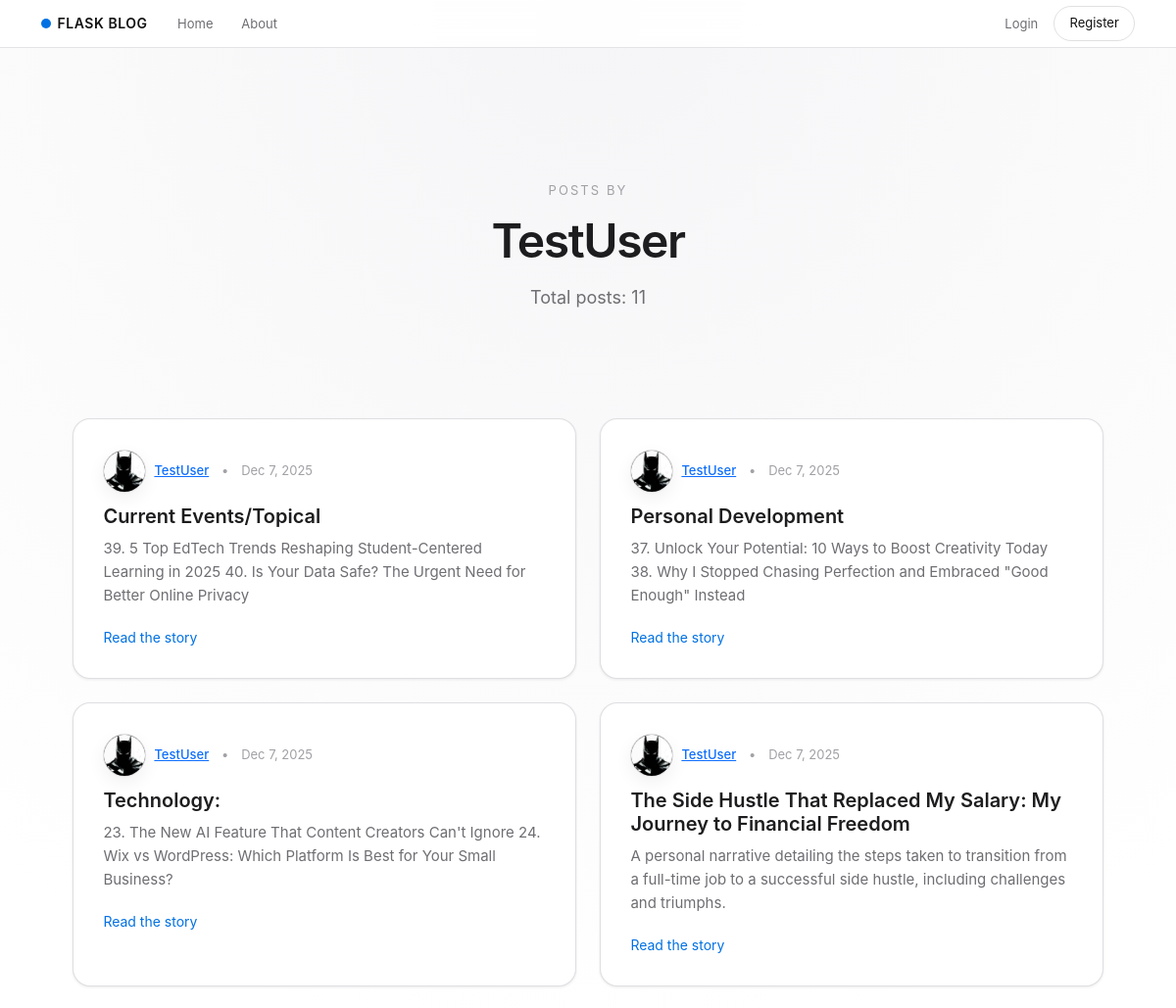
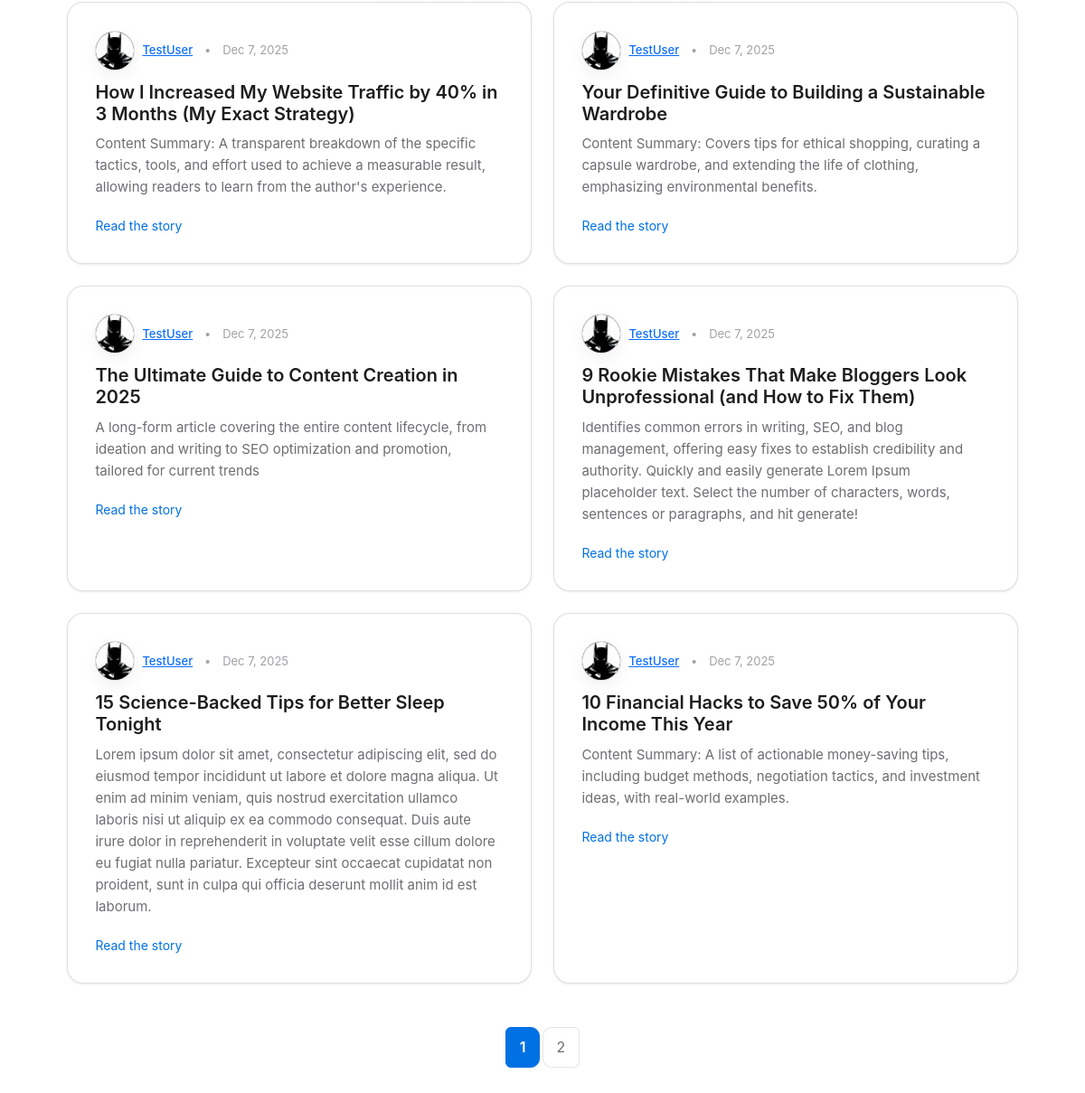
Page /user/TestUser on the committed database (2 pictures, top to bottom).
### flaskblog/models.py (models this page shows, shortened)
class User(db.Model, UserMixin):
    id = db.Column(db.Integer, primary_key = True)
    username = db.Column(db.String(20), unique=True, nullable=False)
    email = db.Column(db.String(120), unique=True, nullable=False)
    image_file = db.Column(db.String(20), nullable=False, default='default.jpg')
    password = db.Column(db.String(60), nullable=False)
    posts = db.relationship('Post', backref='author', lazy=True)

class Post(db.Model):
    id = db.Column(db.Integer, primary_key = True)
    title = db.Column(db.String(100), nullable=False)
    date_posted = db.Column(db.DateTime(timezone=True), nullable=False, default=lambda: datetime.now(timezone.utc))
    content = db.Column(db.Text, nullable=False)
    user_id = db.Column(db.Integer, db.ForeignKey('user.id'), nullable=False)

### flaskblog/users/routes.py (the view)
@users.route("/user/<string:username>")
def user_posts(username):
    user = User.query.filter_by(username=username).first_or_404()
    page = request.args.get('page', 1, type=int)
    posts = Post.query.filter_by(author=user).order_by(Post.date_posted.desc()).paginate(page=page, per_page=10)
    return render_template('user_posts.html', posts=posts, user=user)

### flaskblog/templates/user_posts.html
{% extends "layout.html" %} {% block content %}
<section class="hero text-center">
  <p class="hero-eyebrow">Posts by</p>
  <h1 class="hero-title">{{ user.username }}</h1>
  <p class="hero-subtitle">Total posts: {{ posts.total }}</p>
</section>
<section class="stories-section">
  <div class="row g-4">
    {% for post in posts.items %}
    <div class="col-md-6">
      <article class="story-tile">
        <div class="story-meta">
          <img
            class="story-avatar"
            src="{{ url_for('static', filename='profile_pics/' ~ post.author.image_file) }}"
            alt="{{ post.author.username }} avatar"
          />
          <a
            class="story-author"
            href="{{ url_for('users.user_posts', username=post.author.username) }}"
          >
            {{ post.author.username }}
          </a>
          <span class="story-dot">•</span>
          <span class="story-date">
            {{ post.date_posted.strftime('%b %-d, %Y') }}
          </span>
        </div>
        <h3 class="story-title">{{ post.title }}</h3>
        <p class="story-excerpt">{{ post.content }}</p>
        <a
          href="{{ url_for('posts.post', post_id=post.id) }}"
          class="story-link"
        >
          Read the story
        </a>
      </article>
    </div>
    {% endfor %}
  </div>
  {% if posts.pages > 1 %}
  <div class="pagination-wrapper text-center mt-5">
    <nav>
      <ul class="pagination justify-content-center">
        {% for page_num in posts.iter_pages(left_edge=1, right_edge=1,
        left_current=1, right_current=2) %} {% if page_num %} {% if posts.page
        == page_num %}
        <li class="page-item active">
          <a
            class="page-link"
            href="{{ url_for('users.user_posts', username=user.username, page=page_num) }}"
          >
            {{ page_num }}
          </a>
        </li>
        {% else %}
        <li class="page-item">
          <a
            class="page-link"
            href="{{ url_for('users.user_posts', username=user.username, page=page_num) }}"
          >
            {{ page_num }}
          </a>
        </li>
        {% endif %} {% else %}
        <li class="page-item disabled"><span class="page-link">…</span></li>
        {% endif %} {% endfor %}
      </ul>
    </nav>
  </div>
  {% endif %}
</section>
{% endblock %}

### flaskblog/static/main.css (style rules this page uses)
:root { --primary-color: #111111; --primary-muted: #1d1d1f; --accent-color: #0071e3; --accent-soft: #e8f0ff; --text-primary: #111111; --text-secondary: #6e6e73; --text-tertiary: #a1a1a6; --bg-primary: #ffffff; --bg-secondary: #fbfbfd; --bg-elevated: #ffffff; --border-color: #d2d2d7; --radius-soft: 18px; --shadow-soft: 0 18px 40px rgba(0, 0, 0, 0.08); --shadow-subtle: 0 1px 3px rgba(0, 0, 0, 0.08); }
* { margin: 0; padding: 0; box-sizing: border-box; }
body { font-family: -apple-system, BlinkMacSystemFont, "SF Pro Text", system-ui, "Segoe UI", Roboto, "Helvetica Neue", Arial, sans-serif; background: radial-gradient(circle at top, #f5f5f7 0, #ffffff 45%); color: var(--text-primary); line-height: 1.6; -webkit-font-smoothing: antialiased; -moz-osx-font-smoothing: grayscale; }
h1, h2, h3, h4, h5, h6 { color: var(--text-primary); font-weight: 600; line-height: 1.2; margin-bottom: 1rem; }
.hero, .about-hero { max-width: 800px; margin: 0 auto 4rem auto; padding: 3.5rem 1.5rem 1rem; }
.hero-eyebrow { font-size: 13px; letter-spacing: 0.16em; text-transform: uppercase; color: var(--text-tertiary); margin-bottom: 0.75rem; }
.hero-title { font-size: 48px; font-weight: 600; letter-spacing: -0.03em; margin-bottom: 1rem; color: var(--primary-muted); }
.hero-subtitle { font-size: 18px; color: var(--text-secondary); max-width: 36rem; margin: 0 auto 1.75rem auto; }
.stories-section { max-width: 1100px; margin: 0 auto; padding: 0 1.5rem; }
.story-tile { background: var(--bg-elevated); border-radius: var(--radius-soft); padding: 1.9rem 1.9rem 1.8rem; border: 1px solid rgba(210, 210, 215, 0.7); box-shadow: var(--shadow-subtle); transition: transform 0.3s ease, box-shadow 0.3s ease, border-color 0.3s ease; height: 100%; }
.story-meta { font-size: 13px; color: var(--text-tertiary); margin-bottom: 0.75rem; display: flex; align-items: center; gap: 0.5rem; }
.story-author { font-weight: 500; }
.story-dot { margin: 0 0.3rem; }
.story-title { font-size: 20px; font-weight: 600; margin-bottom: 0.6rem; color: var(--primary-muted); }
.story-excerpt { font-size: 15px; color: var(--text-secondary); margin-bottom: 1.1rem; }
.story-link { font-size: 14px; color: var(--accent-color); text-decoration: none; }
.story-avatar { width: 44px; height: 44px; border-radius: 50%; object-fit: cover; border: 1px solid rgba(210, 210, 215, 0.8); box-shadow: 0 6px 18px rgba(15, 23, 42, 0.06); }
.pagination .page-link { border-radius: 10px; margin: 0 4px; padding: 0.55rem 0.9rem; color: var(--text-secondary); border: 1px solid rgba(210, 210, 215, 0.6); background: var(--bg-elevated); transition: all 0.2s ease; }
.pagination .active .page-link { color: #fff !important; background: var(--accent-color) !important; border-color: var(--accent-color) !important; font-weight: 600; }

### rows in the picture
User: username "TestUser"
Post: image_file (picture), author.username "TestUser", date_posted "Dec 7, 2025", title "Current Events/Topical", content "39. 5 Top EdTech Trends Reshaping Student-Centered Learning in 2025 40. Is Your Data Safe? The Urgent Need for Better Online Privacy"
Post: image_file (picture), author.username "TestUser", date_posted "Dec 7, 2025", title "Personal Development", content "37. Unlock Your Potential: 10 Ways to Boost Creativity Today 38. Why I Stopped Chasing Perfection and Embraced \"Good Enough\" Instead"
Post: image_file (picture), author.username "TestUser", date_posted "Dec 7, 2025", title "Technology:", content "23. The New AI Feature That Content Creators Can't Ignore 24. Wix vs WordPress: Which Platform Is Best for Your Small Business?"
Post: image_file (picture), author.username "TestUser", date_posted "Dec 7, 2025", title "The Side Hustle That Replaced My Salary: My Journey to Financial Freedom", content "A personal narrative detailing the steps taken to transition from a full-time job to a successful side hustle, including challenges and triumphs."
Post: image_file (picture), author.username "TestUser", date_posted "Dec 7, 2025", title "How I Increased My Website Traffic by 40% in 3 Months (My Exact Strategy)", content "Content Summary: A transparent breakdown of the specific tactics, tools, and effort used to achieve a measurable result, allowing readers to learn from the author's experience."
Post: image_file (picture), author.username "TestUser", date_posted "Dec 7, 2025", title "Your Definitive Guide to Building a Sustainable Wardrobe", content "Content Summary: Covers tips for ethical shopping, curating a capsule wardrobe, and extending the life of clothing, emphasizing environmental benefits."
Post: image_file (picture), author.username "TestUser", date_posted "Dec 7, 2025", title "The Ultimate Guide to Content Creation in 2025", content "A long-form article covering the entire content lifecycle, from ideation and writing to SEO optimization and promotion, tailored for current trends"
Post: image_file (picture), author.username "TestUser", date_posted "Dec 7, 2025", title "9 Rookie Mistakes That Make Bloggers Look Unprofessional (and How to Fix Them)", content "Identifies common errors in writing, SEO, and blog management, offering easy fixes to establish credibility and authority. Quickly and easily generate Lorem Ipsum placeholder text. Select the number of characters, words, sentences or paragraphs, and hit generate!"
Post: image_file (picture), author.username "TestUser", date_posted "Dec 7, 2025", title "15 Science-Backed Tips for Better Sleep Tonight", content "Lorem ipsum dolor sit amet, consectetur adipiscing elit, sed do eiusmod tempor incididunt ut labore et dolore magna aliqua. Ut enim ad minim veniam, quis nostrud exercitation ullamco laboris nisi ut aliquip ex ea commodo consequat. Duis aute irure dolor in reprehenderit in voluptate velit esse cillum dolore eu fugiat nulla pariatur. Excepteur sint occaecat cupidatat non proident, sunt in culpa qui officia deserunt mollit anim id est laborum."
Post: image_file (picture), author.username "TestUser", date_posted "Dec 7, 2025", title "10 Financial Hacks to Save 50% of Your Income This Year", content "Content Summary: A list of actionable money-saving tips, including budget methods, negotiation tactics, and investment ideas, with real-world examples."

### other values in the picture
{{ posts.total }} "11"
{{ page_num }} "1"
{{ page_num }} "2"
